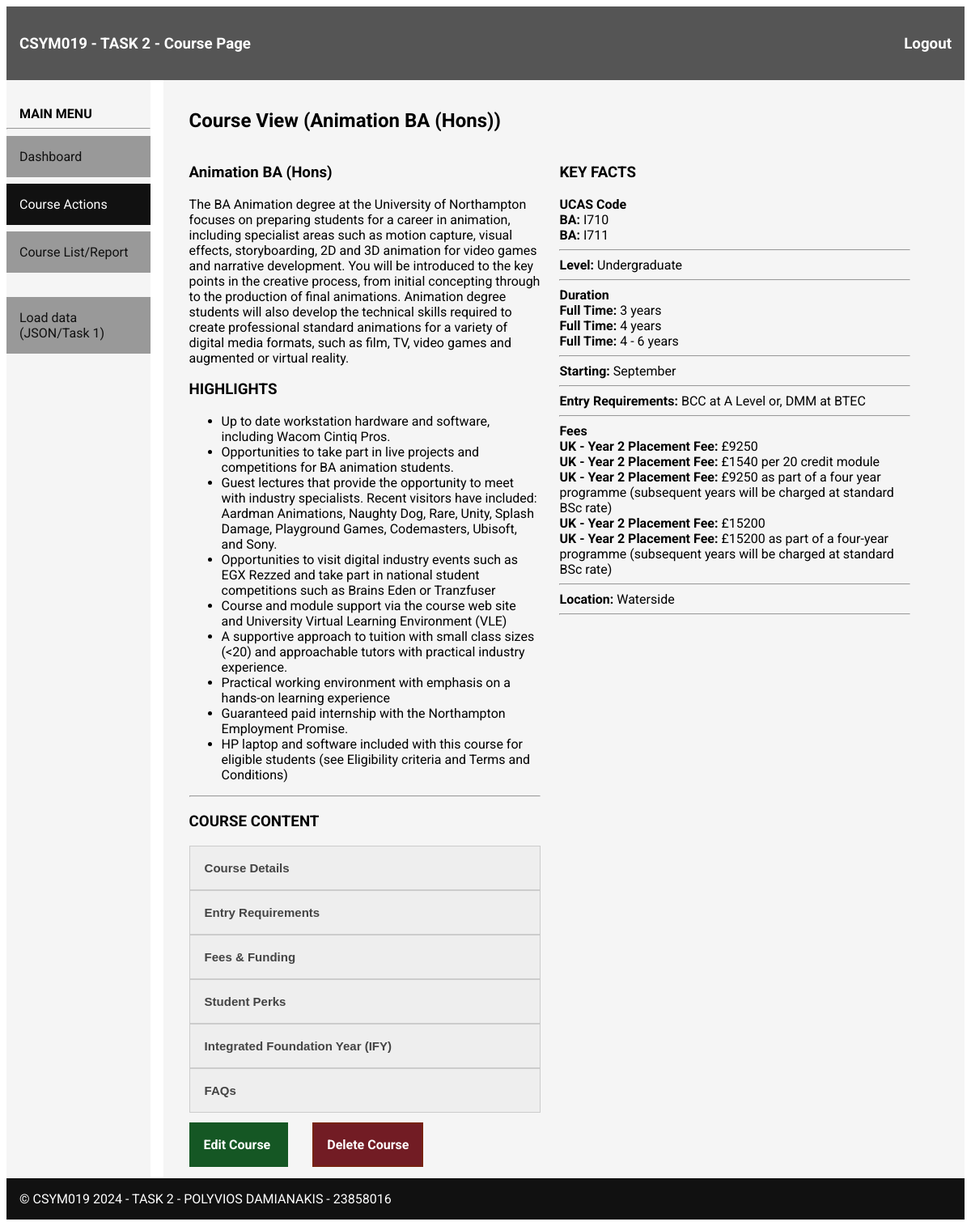
/course/?action=view&id=1 (signed in), run on the app's committed database.
### tables this page shows
CREATE TABLE `lessons` (
  `id` int NOT NULL AUTO_INCREMENT,
  `title` varchar(150) DEFAULT NULL,
  `overview` varchar(4000) DEFAULT NULL,
  `level` int DEFAULT NULL,
  `starting` int DEFAULT NULL,
  `entryrequirementsforkeys` varchar(500) DEFAULT NULL,
  `location` varchar(45) DEFAULT NULL,
  `courseDetails` varchar(2500) DEFAULT NULL,
  `entryReqsFull` varchar(2500) DEFAULT NULL,
  `feesHeader` varchar(500) DEFAULT NULL,
  `feesFooter` varchar(500) DEFAULT NULL,
  `studentPerks` varchar(2500) DEFAULT NULL,
  `IFY` varchar(2500) DEFAULT NULL,
  PRIMARY KEY (`id`),
  UNIQUE KEY `id_UNIQUE` (`id`)
);

CREATE TABLE `highlights` (
  `id` int unsigned NOT NULL AUTO_INCREMENT,
  `lessonid` int DEFAULT NULL,
  `text` varchar(500) DEFAULT NULL,
  PRIMARY KEY (`id`)
);

CREATE TABLE `faqs` (
  `id` int NOT NULL AUTO_INCREMENT,
  `lessonid` int DEFAULT NULL,
  `question` varchar(300) DEFAULT NULL,
  `answer` varchar(1000) DEFAULT NULL,
  PRIMARY KEY (`id`),
  UNIQUE KEY `id_UNIQUE` (`id`)
);

CREATE TABLE `codes` (
  `id` int unsigned NOT NULL AUTO_INCREMENT,
  `lessonid` int DEFAULT NULL,
  `codetype` int DEFAULT NULL,
  `value` varchar(45) DEFAULT NULL,
  PRIMARY KEY (`id`)
);

CREATE TABLE `durations` (
  `id` int NOT NULL AUTO_INCREMENT,
  `lessonid` int DEFAULT NULL,
  `durationtype` int DEFAULT NULL,
  `value` varchar(45) DEFAULT NULL,
  PRIMARY KEY (`id`),
  UNIQUE KEY `id_UNIQUE` (`id`)
);

CREATE TABLE `fees` (
  `id` int NOT NULL AUTO_INCREMENT,
  `lessonid` int DEFAULT NULL,
  `region` int DEFAULT NULL,
  `feestype` int DEFAULT NULL,
  `value` double DEFAULT NULL,
  `extras` varchar(145) DEFAULT NULL,
  PRIMARY KEY (`id`),
  UNIQUE KEY `id_UNIQUE` (`id`)
);

### modules/lib.php (called while the page is built, shortened)
<?php
$LESSON_CODE_TYPES = [
    1 => "BA",
    2 => "BA with Foundation",
    3 => "BSc",
    4 => "BSc with Foundation",
    5 => ""
];
$LESSON_DURATION_TYPES = [
    1 => "Full Time",
    2 => "Full Time Foundation",
    3 => "Part Time",
    4 => "Distance Learning"
];
$LESSON_FEE_REGIONS = [
    1 => "UK",
    2 => "International"
];
$LESSON_LESSON_LEVELS = [
    1 => "Undergraduate",
    2 => "Postgraduate"
];
$LESSON_STARTING = [
    1 => "January",
    2 => "February",
    3 => "March",
    4 => "April",
    5 => "May",
    6 => "June",
    7 => "July",
    8 => "August",
    9 => "September",
    10 => "October",
    11 => "November",
    12 => "December"
];
$LESSON_FEE_TYPES = [
    1 => "Full Time",
    2 => "Part Time",
    3 => "Integrated Foundation Year",
    4 => "Distance Learning",
    5 => "PGCert",
    6 => "PGDip",
    7 => "MSc (Top Up)",
    8 => "MSc: Year 1",
    9 => "MSc: Year 2",
    10 => "MSc: Year 3",
    11 => "Year 1",
    12 => "Year 2",
    13 => "Postgraduate Certificate in Advanced Clinical Practice",
    14 => "Postgraduate Diploma in Advanced Clinical Practice",
    15 => "MSc Advanced Clinical Practice",
    16 => "MSc Advanced Clinical Practice (Top Up)",
    17 => "Part Time / Year 1",
    18 => "Part Time / Year 2",
    19 => "Year 2 Placement Fee"
];

### course/index.php (the view, shortened to what this page needs)
<?php
    $URLPREFIX = "../";
    require_once($URLPREFIX.'modules/lib.php');
?>
<!DOCTYPE html>
<html>
<head>
    <link rel="stylesheet" href="<?= $URLPREFIX ?>task2.css">
</head>
<body>
    <header>
        <h3>CSYM019 - TASK 2 - Course Page<span class="logoutLink roboto-bold"> <a href="<?= $URLPREFIX."scripts/logout.php" ?>"> Logout </a></span></h3>
    </header>
    <nav>
        <div class="navHeader roboto-bold">MAIN MENU</div>
        <hr>
        <?php require_once($URLPREFIX."modules/menu.php"); ?>
    </nav>
    <main id="main">
        <?php
            if(!empty($_GET['action']) && $_GET['action'] == 'delete' && !empty($_GET['id'])) {
                $id = $_GET['id'];
                $stmt = $MYSQL_CONNECTION->prepare("DELETE FROM lessons WHERE id = :id");
                $stmt->bindParam(':id', $id);
                $stmt->execute();
                $stmt2 = $MYSQL_CONNECTION->prepare("DELETE FROM codes WHERE lessonid = :lessonid");
                $stmt2->bindParam(':lessonid', $id);
                $stmt2->execute();
                $stmt2 = $MYSQL_CONNECTION->prepare("DELETE FROM durations WHERE lessonid = :lessonid");
                $stmt2->bindParam(':lessonid', $id);
                $stmt2->execute();
                $stmt2 = $MYSQL_CONNECTION->prepare("DELETE FROM highlights WHERE lessonid = :lessonid");
                $stmt2->bindParam(':lessonid', $id);
                $stmt2->execute();
                $stmt2 = $MYSQL_CONNECTION->prepare("DELETE FROM fees WHERE lessonid = :lessonid");
                $stmt2->bindParam(':lessonid', $id);
                $stmt2->execute();
                $stmt2 = $MYSQL_CONNECTION->prepare("DELETE FROM faqs WHERE lessonid = :lessonid");
                $stmt2->bindParam(':lessonid', $id);
                $stmt2->execute();
                $stmt2 = $MYSQL_CONNECTION->prepare("DELETE FROM subjects WHERE lessonid = :lessonid");
                $stmt2->bindParam(':lessonid', $id);
                $stmt2->execute();
                header("Location: ../list?deleteresult=success");
            } else if(!empty($_GET['action']) && $_GET['action'] == 'insert') { ?>
                <h2> Create Course</h2>
                <?php require_once("../modules/courseForm.php"); ?>
        <?php } else if (!empty($_GET['action']) && $_GET['action'] == 'view' && !empty($_GET['id'])) { ?>
            <?php
                $lessonid = $_GET['id'];
                $stmt = $MYSQL_CONNECTION->prepare("SELECT * FROM lessons where id = :id");
                $stmt->bindParam(':id', $lessonid);
                $stmt->execute();
                $row = $stmt->fetch(PDO::FETCH_ASSOC);
            ?>
            <div>
                <h2> Course View (<?= $row['title'] ?>) </h2>
                <div class="col50">
                    <?php
                        if ($row) { ?>
                            <h3><?= $row['title']?></h3>
                            <p><?= $row['overview'] ?></p>
                            <?php
                                $stmt2 = $MYSQL_CONNECTION->prepare("SELECT * FROM highlights WHERE lessonid = :id");
                                $stmt2->bindParam(':id', $lessonid);
                                $stmt2->execute();
                                echo "<h3>HIGHLIGHTS</h3>";
                                echo "<ul>";
                                while ($row2 = $stmt2->fetch(PDO::FETCH_ASSOC)) {
                                    echo "<li>".$row2['text']."</li>";
                                }
                                echo "</ul>";
                            ?>
                        <?php
                        } else {
                            echo "<div class='alert alert-danger'>COURSE NOT FOUND!</div>";
                        }
                    ?>
                    <hr>
                    <h3>COURSE CONTENT</h3>
                    <button class="accordion">Course Details</button>
                    <?php if(!empty($row['entryReqsFull'])) { ?>
                        <button class="accordion">Entry Requirements</button>
                    <?php } ?>
                    <button class="accordion">Fees & Funding</button>
                    <?php if(!empty($row['studentPerks'])) { ?>
                        <button class="accordion">Student Perks</button>
                    <?php } ?>
                    <?php if(!empty($row['IFY'])) { ?>
                        <button class="accordion"> Integrated Foundation Year (IFY) </button>
                    <?php } ?>
                        <?php
                                $stmt2 = $MYSQL_CONNECTION->prepare("SELECT * FROM faqs WHERE lessonid = :id");
                                $stmt2->bindParam(':id', $lessonid);
                                $stmt2->execute();
                                $first = true;
                                while ($row2 = $stmt2->fetch(PDO::FETCH_ASSOC)) {
                                    if($first) {
                                        echo '<button class="accordion"> FAQs </button>';
                                        $first = false;
                                    }
                                }
                        ?>
                </div>
                <div class="col50">
                    <?php if ($row) {
                        echo "<h3>KEY FACTS</h3>";
                            $stmt2 = $MYSQL_CONNECTION->prepare("SELECT * FROM codes WHERE lessonid = :id");
                            $stmt2->bindParam(':id', $lessonid);
                            $stmt2->execute();
                            $first = true;
                            while ($row2 = $stmt2->fetch(PDO::FETCH_ASSOC)) {
                                if($first) {
                                    echo "<div class='roboto-bold'>UCAS Code</div>";
                                    $first = false;
                                }
                                echo "<div><span class='roboto-bold'>".$LESSON_CODE_TYPES[$row2['codetype']].": </span> ".$row2['value']."</div>";
                            }
                            if(!$first)
                                echo "<hr>";
                            echo "<div><span class='roboto-bold'>Level: </span> ".$LESSON_LESSON_LEVELS[$row['level']]."</div>";
                            echo "<hr>";
                            $stmt2 = $MYSQL_CONNECTION->prepare("SELECT * FROM durations WHERE lessonid = :id");
                            $stmt2->bindParam(':id', $lessonid);
                            $stmt2->execute();
                            $first = true;
                            while ($row2 = $stmt2->fetch(PDO::FETCH_ASSOC)) {
                                if($first) {
                                    echo "<div class='roboto-bold'>Duration</div>";
                                    $first = false;
                                }
                                echo "<div><span class='roboto-bold'>".$LESSON_DURATION_TYPES[$row2['durationtype']].": </span> ".$row2['value']."</div>";
                            }
                            if(!$first)
                                echo "<hr>";
                            echo "<div><span class='roboto-bold'>Starting: </span> ".$LESSON_STARTING[$row['starting']]."</div>";
                            echo "<hr>";
                        if(!empty($row['entryrequirementsforkeys'])){
                            echo "<div><span class='roboto-bold'>Entry Requirements: </span> ".$row['entryrequirementsforkeys']."</div>";
                            echo "<hr>";
                        }
                            $stmt2 = $MYSQL_CONNECTION->prepare("SELECT * FROM fees WHERE lessonid = :id");
                            $stmt2->bindParam(':id', $lessonid);
                            $stmt2->execute();
                            $first = true;
                            while ($row2 = $stmt2->fetch(PDO::FETCH_ASSOC)) {
                                if($first) {
                                    echo "<div class='roboto-bold'>Fees</div>";
                                    $first = false;
                                }
                                echo "<div><span class='roboto-bold'>".$LESSON_FEE_REGIONS[$row2['region']]." - ".$LESSON_FEE_TYPES[$row2['feestype']].": </span> &pound;".$row2['value']." ".$row2['extras']."</div>";
                            }
                            if(!$first)
                                echo "<hr>";
                        if(!empty($row['location'])){
                            echo "<div><span class='roboto-bold'>Location: </span> ".$row['location']."</div>";
                            echo "<hr>";
                        }
                    } ?>
                </div>
                <div class="mt-30">
                    <span class="button button-edit mr-30"> <a href="../course?action=edit&id=<?= $lessonid ?>"> Edit Course </a></span>
                    <span class="button button-danger" id="deleteLesson"> <a href="../course?action=delete&id=<?= $lessonid ?>" onclick="return confirm('Είστε σίγουροι για την μόνιμη διαγραφή του Course και όλων των δεδομένων τους?')">Delete Course</a></span>
        <?php } ?>
    </main>
    <footer><?php require_once($URLPREFIX."modules/footer.php"); ?></footer>
</body>
</html>

### task2.css (style rules this page uses)
.roboto-bold { font-family: "Roboto", sans-serif; font-weight: 700; font-style: normal; }
body { font-family: "Roboto", sans-serif; font-weight: 400; font-style: normal; display: grid; grid-template-columns: 15% 85%; grid-template-rows: auto; grid-template-areas: "header header" "nav main" "footer footer"; }
header { background-color: #555; color: white; padding: 1em; grid-area: header; }
main { background-color: whitesmoke; color: black; margin-left: 1em; padding: 2em 2em; padding-top: 1em; grid-area: main; }
footer { padding: 1em; background-color: #111; color: white; grid-area: footer; }
nav { background-color: whitesmoke; color: black; grid-area: nav; padding-top: 2em; padding-bottom: 2em; }
.navHeader { padding-left: 1em; }
.logoutLink { float: right; }
.logoutLink a { color: #fff; text-decoration: none; }
.button { padding: 1em 1em; text-decoration: none; background-color: whitesmoke; border: 2px solid #555; color: #555; width: 200px; cursor: pointer; }
.button-danger { background-color: #721c24; border: 2px solid #721; color: #fff; cursor: pointer; }
.button-edit { background-color: #155724; border: 2px solid #155724; color: #fff; cursor: pointer; }
.col50 { width: calc(49% - 20px); display: inline-block; vertical-align: top; padding-right: 20px; }
.mt-30 { margin-top: 30px; }
.mr-30 { margin-right: 30px; }
.button a { color: #fff; font-weight: bold; text-decoration: none; }
.accordion, .accordion2, .accordion3 { background-color: #eee; color: #444; cursor: pointer; padding: 18px; width: 100%; border: 1px solid #ccc; text-align: left; outline: none; font-size: 15px; font-weight: bold; transition: 0.4s; }

### data on the page
lessons: title "Animation BA (Hons)", overview "The BA Animation degree at the University of Northampton focuses on preparing students for a career in animation, including specialist areas such as motion capture, visual effects, storyboarding, 2D and 3D animation for video games and narrative development. You will be introduced to the key points in the creative process, from initial concepting through to the production of final animations. Animation degree students will also develop the technical skills required to create professional standard animations for a variety of digital media formats, such as film, TV, video games and augmented or virtual reality.", level "Undergraduate", starting "September", entryrequirementsforkeys "BCC at A Level or, DMM at BTEC", location "Waterside"
highlights: text "Up to date workstation hardware and software, including Wacom Cintiq Pros."
highlights: text "Opportunities to take part in live projects and competitions for BA animation students."
highlights: text "Guest lectures that provide the opportunity to meet with industry specialists. Recent visitors have included: Aardman Animations, Naughty Dog, Rare, Unity, Splash Damage, Playground Games, Codemasters, Ubisoft, and Sony."
highlights: text "Opportunities to visit digital industry events such as EGX Rezzed and take part in national student competitions such as Brains Eden or Tranzfuser"
highlights: text "Course and module support via the course web site and University Virtual Learning Environment (VLE)"
highlights: text "A supportive approach to tuition with small class sizes (<20) and approachable tutors with practical industry experience."
highlights: text "Practical working environment with emphasis on a hands-on learning experience"
highlights: text "Guaranteed paid internship with the Northampton Employment Promise."
highlights: text "HP laptop and software included with this course for eligible students (see Eligibility criteria and Terms and Conditions)"
codes: shows "UCAS Code", codetype "BA", value "I710"
codes: codetype "BA", value "I711"
durations: shows "Duration", durationtype "Full Time", value "3 years"
durations: durationtype "Full Time", value "4 years"
durations: durationtype "Full Time", value "4 - 6 years"
fees: shows "Fees", region "UK", feestype "Year 2 Placement Fee", value "9250"
fees: region "UK", feestype "Year 2 Placement Fee", value "1540", extras "per 20 credit module"
fees: region "UK", feestype "Year 2 Placement Fee", value "9250", extras "as part of a four year programme (subsequent years will be charged at standard BSc rate)"
fees: region "UK", feestype "Year 2 Placement Fee", value "15200"
fees: region "UK", feestype "Year 2 Placement Fee", value "15200", extras "as part of a four-year programme (subsequent years will be charged at standard BSc rate)"
